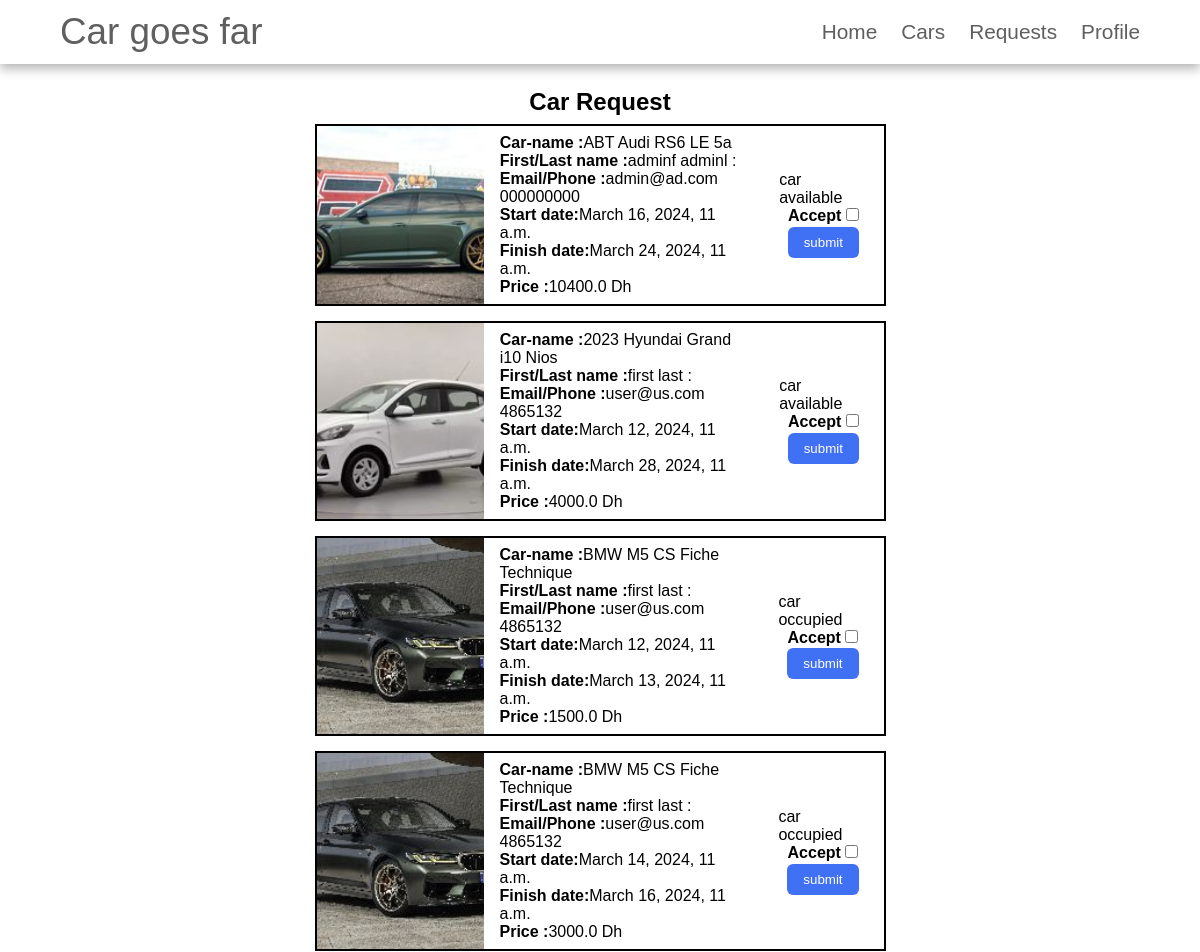
Before: /requests/ (signed in, upper part) with the older database file.
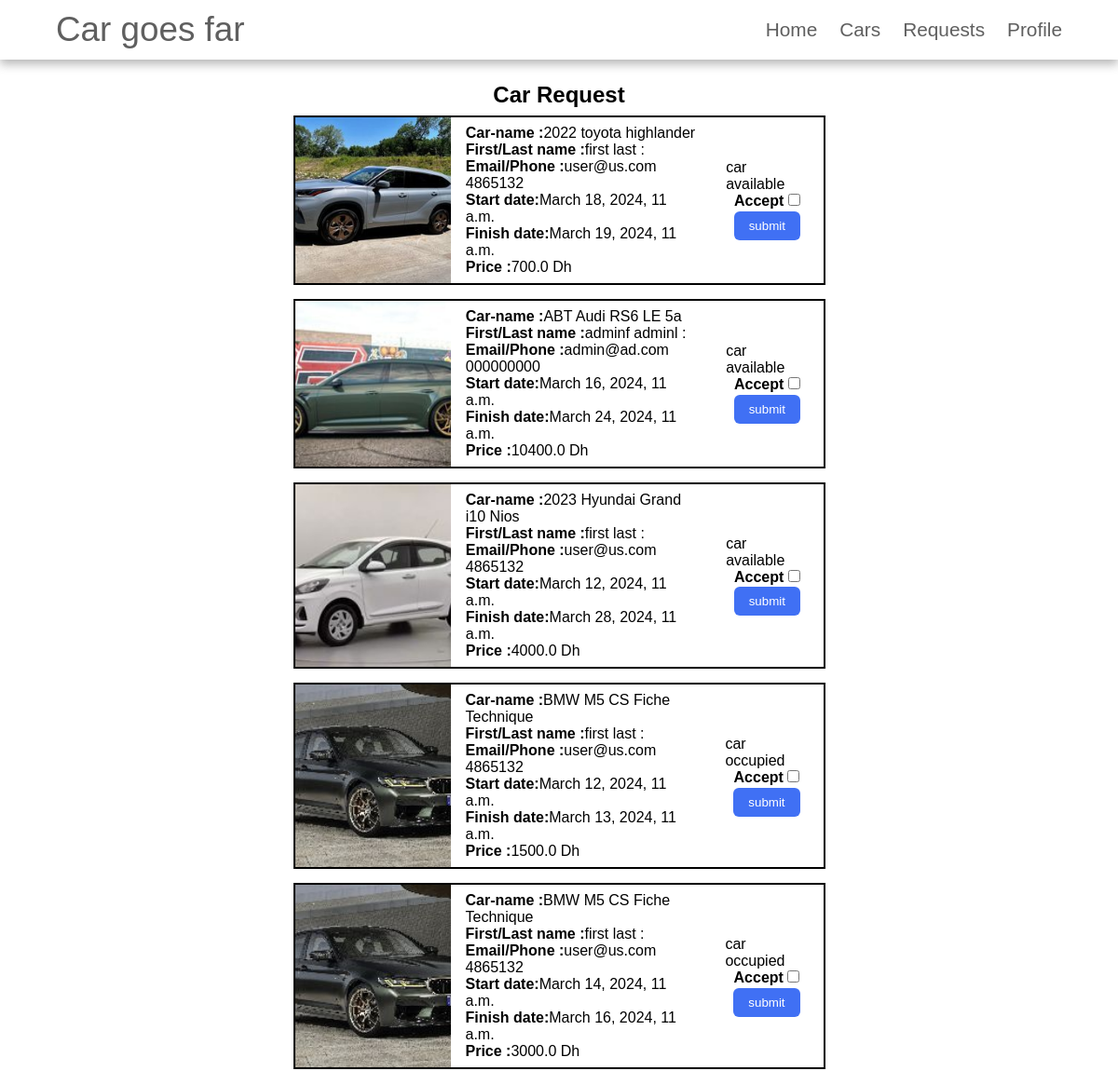
After: the same page with the newer database file.
### carsite/models.py (models this page shows, shortened)
class Car_request(models.Model):
    created_at = models.DateTimeField(default=timezone.now  )
    start_date = models.DateTimeField(default=None,null=True)
    finish_date = models.DateTimeField(default=None,null=True)
    info = models.TextField(default='')
    days_rented = models.FloatField(default=0)
    total_price = models.FloatField(default=0)
    id = models.UUIDField( primary_key = True, unique=True,
         default = uuid.uuid4,  editable = False)
    car = models.ForeignKey(Car , on_delete=models.CASCADE)
    user = models.ForeignKey(User , on_delete=models.CASCADE)
    accepted = models.BooleanField(default=False)
    resolved = models.BooleanField(default=False)

class Car(models.Model):
    carname = models.CharField(max_length=255)
    carburent = models.CharField(max_length=63)
    price_per_day = models.FloatField(default=0)
    plate = models.CharField( max_length=63,unique=True)
    image = models.ImageField(upload_to="media/photos/",default="media/photos/default.png")
    image_2 = models.ImageField(upload_to="media/photos/",blank=True)
    image_3 = models.ImageField(upload_to="media/photos/",blank=True)
    image_4 = models.ImageField(upload_to="media/photos/",blank=True)
    image_5 = models.ImageField(upload_to="media/photos/",blank=True)
    info = models.TextField()
    occupied = models.BooleanField()
    id = models.UUIDField( primary_key = True, unique=True,
         default = uuid.uuid4,  editable = False)
    created_at = models.DateTimeField(auto_now_add=True)
    updated_at = models.DateTimeField(auto_now=True)

### siteuser/models.py (models this page shows, shortened)
class User(AbstractBaseUser, PermissionsMixin):
    email = models.EmailField(blank=True, default='', unique=True)
    fname = models.CharField(max_length=255, blank=True, default='')
    lname =  models.CharField(max_length=255, blank=True, default='')
    phone = models.CharField(max_length=12, blank=True, default='')
    cin = models.CharField(max_length=255, blank=True, default='')
    cin_image = models.ImageField(blank=True,upload_to="media/ids/")
    id = models.UUIDField( primary_key = True,
         default = uuid.uuid4,  editable = False)
    is_active = models.BooleanField(default=True)
    is_superuser = models.BooleanField(default=False)
    is_staff = models.BooleanField(default=False)
    date_joined = models.DateTimeField(default=timezone.now)
    last_login = models.DateTimeField(blank=True, null=True)
    objects = CustomUserManager()
    USERNAME_FIELD = 'email'
    EMAIL_FIELD = 'email'
    REQUIRED_FIELDS = ['phone','cin','fname','lname']
    class Meta:
        verbose_name = 'User'
        verbose_name_plural = 'Users'

### carsite/views.py (the view)
# urls.py: path('requests/',views.car_request_view,name='requests'),
def car_request_view(request,request_id=None):
    if request.user.is_authenticated :
        if request.user.is_superuser or request.user.is_staff:
            if request.method == 'POST':
                specific_car_request = get_object_or_404(Car_request, pk=request_id)
                specific_car_request.accepted = request.POST.get('accepted', False) == 'on'
                specific_car_request.resolved = True
                specific_car_request.save()
                return redirect('requests')  # Redirect to the car request list view
            car_requests = Car_request.objects.all().order_by('-created_at')
            return render(request, 'car_requests_all.html', {'car_requests': car_requests})
        car_requests = Car_request.objects.filter(user = request.user).order_by('-created_at')
        return render(request, 'car_requests.html', {'car_requests': car_requests})
    else:
        return redirect('mylogin')

### carsite/templates/car_requests_all.html (shortened to what this page needs)
{% extends 'base.html' %}
{% block content %}
<div class="request-container">
    <h2>Car Request</h2>
    <div style="min-height:50vh">
    {% for request in car_requests %}
    {% if  not request.resolved or 1%}
    <form action="{% url 'requests' request.id %}" method="post" class="car-rented"> {% csrf_token %}
    <div class="rcard">
        <div class="rcard-img">
            <img src="{{request.car.image.url}}" alt="{{product.carname}}">
        </div>
        <div class="rcard-content">
            <ul>
                <li><strong>Car-name :</strong>{{ request.car.carname }} </li>
                <li><strong>First/Last name :</strong>{{ request.user.fname }} {{ request.user.lname }} :</strong> {{ request.info }}</li>
                <li><strong>Email/Phone :</strong>{{ request.user.email }} {{ request.user.phone }}</li>
                <li><strong>Start date:</strong>{{ request.start_date }}</li>
                <li><strong>Finish date:</strong>{{ request.finish_date }}</li>
                <li><strong>Price :</strong>{{ request.total_price}} Dh</li>
            </ul>
        </div>
        <div class="Allapproval">
            {% if request.car.occupied    %}
            <div class="rectangle unavailable">car occupied</div>
            {%else%}
            <div class="rectangle accepted">car available</div>
            {%endif%}
            <span>
                <strong>Accept</strong>
                <input type="checkbox" name="accepted">
            </span>
            <button type="submit" class="btn">submit</button>
        </div>
    </div>
    </form>
    {% endif %}
    {% endfor %}
    </div>
</div>
{% endblock %}

Changed rows visible on the page:
added Car_request: car.image (picture), car.carname "2022 toyota highlander", user.fname "first", user.lname "last", user.email "user@us.com", user.phone "4865132", start_date "March 18, 2024, 11 a.m.", finish_date "March 19, 2024, 11 a.m.", total_price "700.0", shows "car available"
